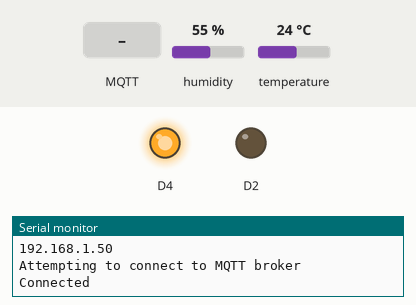
A sketch run on a simulated ESP8266 (NodeMCU). On the bench: output pins drawn as LEDs (lit = HIGH, except the on-board LED, lit = LOW), the last lines printed to the serial monitor. The inputs (shaded band) are chosen by the test bench; at power-on: humidity 55 %, temperature 24 °C. WiFi joins after 1.5 s; servers stay silent unless stated; no MQTT or app messages arrive unless stated; pins used as bus, display or sensor lines are not drawn.

Above: at 2.7 s.
2.8 s: MQTT message "1" arrives on the first subscribed topic
At 3.1 s:
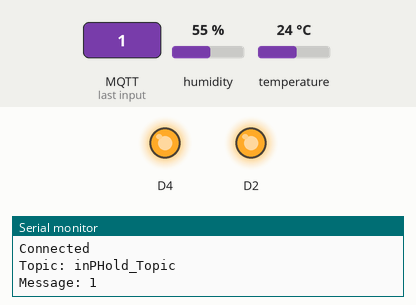
4.3 s: MQTT message "on" arrives on the first subscribed topic
At 5.4 s:
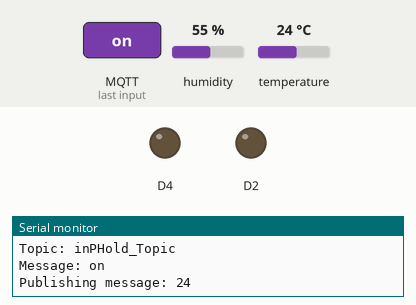
Timing chart, 0 to 7.3 s (numbered marks = the images above; inputs shaded):
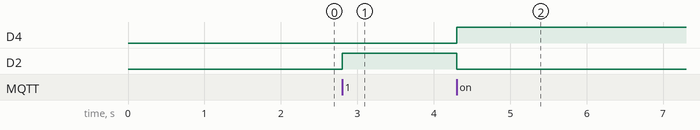

The sketch:

fourth_file.ino
```cpp
// this file is taken from the previous
// it shows added functionality with sensors and stuff
// read files one through three for context

#include <ESP8266WiFi.h>
#include <PubSubClient.h>
#include <DHT.h>

#define DHTPIN D1
#define CLIENT_ID "ESP8266_CLIENT"

const char* ssid = "ssid_name";
const char* password = "password";
const char* mqtt_server = "web.server.com";
DHT dht(DHTPIN, DHT11, 15);

WiFiClient espClient; // initialize wifi client object
PubSubClient client(espClient); // initialize mqtt client
unsigned long lastMsg = 0;
char temp[50]; // allocate space for temperature reads
#define MSG_BUFFER_SIZE (50)
char msg[MSG_BUFFER_SIZE];
int val = 0;


void setup_wifi(){
  delay(10);
  Serial.println(); // print empty line to demarcate connection attempt
  Serial.print("Connecting to ");
  Serial.println(ssid);

  WiFi.mode(WIFI_STA); // define wifi connection security mode
  WiFi.begin(ssid, password); // connect to wifi

  while (WiFi.status() != WL_CONNECTED) {
    delay(500);
    Serial.print("."); // print dots every .5 seconds until connected
  }

  randomSeed(micros()); // generates a seed for RNG using the ms since star of program as entropy

  Serial.println("");
  Serial.println("Connection to WiFi successful");
  Serial.println("IP address: ");
  Serial.println(WiFi.localIP());
}


void callback(char* topic, byte* payload, unsigned int length) {
  Serial.print("Topic: "); // println "Topic: [topic]"
  Serial.println(topic);
  Serial.print("Message: "); // println "Message: [msg]"
  for (int i = 0; i < length; i++) {
    Serial.print((char)payload[i]);
  }
  Serial.println();

  // perform physical feedback response to 1 received as first char
  if ((char)payload[0] == '1') {
    digitalWrite(BUILTIN_LED, LOW); // set the built-in mcu led ON (yeah, low, its weird)
    digitalWrite(D1, HIGH); // send 1 voltage to pin D1
    digitalWrite(D2, HIGH); // ditto to pin D2
  } else { // do the opposite
    digitalWrite(BUILTIN_LED, HIGH);
    digitalWrite(D1, LOW);
    digitalWrite(D2, LOW);
  }
}


void reconnect() {
  // retries connection to mqtt if still not connected
  // throw exception if takes too long
  while (!client.connected()) {
    Serial.println("Attempting to connect to MQTT broker");
    // attempts do connect
    if (client.connect(CLIENT_ID)) {
      Serial.println("Connected");
      // publish connection method to placeholder topic
      client.publish("PHoldTopic", "TESTING CONNECTION");
      client.subscribe("inPHold_Topic");
    } else {
      Serial.print("Failed, rc=");
      Serial.print(client.state());
      Serial.println("Try again in 5 seconds");
      delay(5000);
    }
  }
}


void setup() {
  // pins configs
  pinMode(BUILTIN_LED, OUTPUT);
  pinMode(D1, OUTPUT);
  pinMode(D2, OUTPUT);
  Serial.begin(115200); // common value for NodeMCU
  setup_wifi(); // setup wifi connection (internet link)
  client.setServer(mqtt_server, 1883); // server address, port
  client.setCallback(callback); // ref to callback() func (on_message equiv.)
}


void loop() {
  if (!client.connected()) {
    reconnect(); // perform reconnect loop
  }
  client.loop(); // perform this function on mcu client (a lil recursion) in case of failure

  int t = dht.readTemperature();
  if (isnan(t)) {
    Serial.println("Failed to obtain reading");
    delay(1000);
    return;
  }

  unsigned long now = millis(); // how many millis since this was instanced
  /* artificial delay: lets the loop run (thus checking connection failures)
   *  but only publishes every 5 seconds
   *  i.e. if last message wass received more than 5 seconds ago...
   */
  if (now - lastMsg > 5000) {
    lastMsg = now; // make the last message
    ++val; // increment message counter
    snprintf (temp, 75, "%1d", t); // assign t to temp with max size 75 and then sprintf
    Serial.print("Publishing message: ");
    Serial.println(temp); // display what message is to be published
    client.publish("PHolder_Topic", temp); // publish to the placeholder topic
    delay(100);
  }
}
```

Measured:
- after the input at 2.8 s, D2: LOW → HIGH at once
- after the input at 4.3 s, D4: LOW → HIGH at once; D2: HIGH → LOW at once
